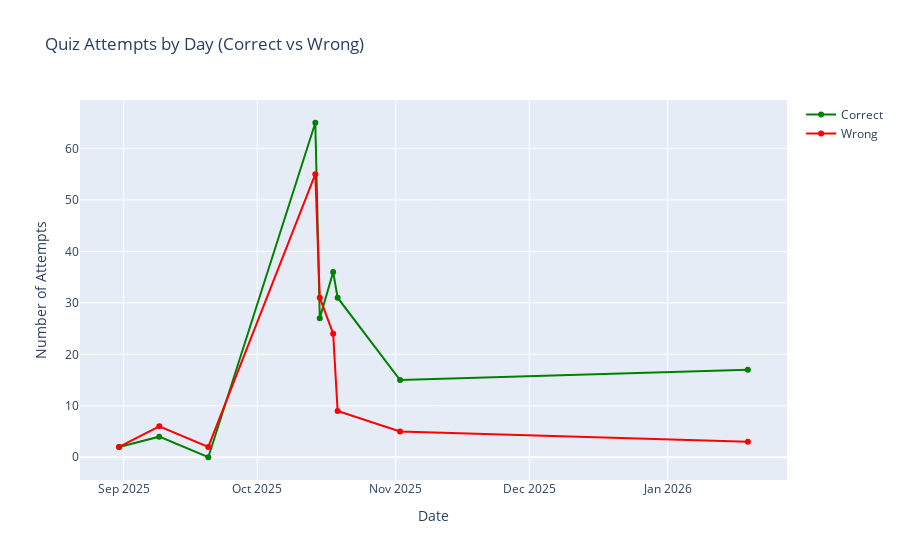

The notebook cell this image was saved under:
### Code cell
# 1) Total quiz attempts by day - line graph with correct/wrong breakdown
quiz_by_date = df.groupby('Last Quiz').agg({
    'Quiz Attempts': 'sum',
    'Num Pinyin Correct': 'sum',
    'Num Meaning Correct': 'sum',
    'Num Pinyin Wrong': 'sum',
    'Num Meaning Wrong': 'sum'
}).reset_index()

quiz_by_date['Total Correct'] = quiz_by_date['Num Pinyin Correct'] + quiz_by_date['Num Meaning Correct']
quiz_by_date['Total Wrong'] = quiz_by_date['Num Pinyin Wrong'] + quiz_by_date['Num Meaning Wrong']

fig1 = go.Figure()
fig1.add_trace(go.Scatter(
    x=quiz_by_date['Last Quiz'], 
    y=quiz_by_date['Total Correct'],
    mode='lines+markers',
    name='Correct',
    line=dict(color='green')
))
fig1.add_trace(go.Scatter(
    x=quiz_by_date['Last Quiz'], 
    y=quiz_by_date['Total Wrong'],
    mode='lines+markers',
    name='Wrong',
    line=dict(color='red')
))
fig1.update_layout(
    title='Quiz Attempts by Day (Correct vs Wrong)',
    xaxis_title='Date',
    yaxis_title='Number of Attempts',
    hovermode='x unified'
)
fig1.show()

### Figure 1 — Plotly figure (JSON) as saved in the notebook; plotly's stock layout.template omitted (floating-point values rounded to 4 significant figures)
{"data": [{"line": {"color": "green"}, "mode": "lines+markers", "name": "Correct", "type": "scatter", "x": ["2025-08-31T00:00:00", "2025-09-09T00:00:00", "2025-09-20T00:00:00", "2025-10-14T00:00:00", "2025-10-15T00:00:00", "2025-10-18T00:00:00", "2025-10-19T00:00:00", "2025-11-02T00:00:00", "2026-01-19T00:00:00"], "y": [2, 4, 0, 65, 27, 36, 31, 15, 17]}, {"line": {"color": "red"}, "mode": "lines+markers", "name": "Wrong", "type": "scatter", "x": ["2025-08-31T00:00:00", "2025-09-09T00:00:00", "2025-09-20T00:00:00", "2025-10-14T00:00:00", "2025-10-15T00:00:00", "2025-10-18T00:00:00", "2025-10-19T00:00:00", "2025-11-02T00:00:00", "2026-01-19T00:00:00"], "y": [2, 6, 2, 55, 31, 24, 9, 5, 3]}], "layout": {"hovermode": "x unified", "title": {"text": "Quiz Attempts by Day (Correct vs Wrong)"}, "xaxis": {"title": {"text": "Date"}}, "yaxis": {"title": {"text": "Number of Attempts"}}}}
